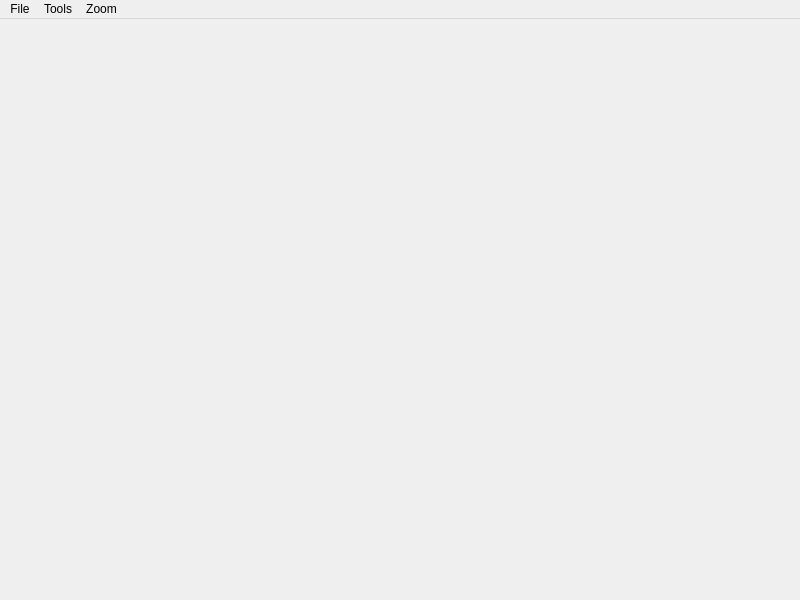
<?xml version="1.0" encoding="UTF-8"?>
<ui version="4.0">
 <class>MainWindow</class>
 <widget class="QMainWindow" name="MainWindow">
  <property name="windowModality">
   <enum>Qt::NonModal</enum>
  </property>
  <property name="geometry">
   <rect>
    <x>0</x>
    <y>0</y>
    <width>800</width>
    <height>600</height>
   </rect>
  </property>
  <property name="windowTitle">
   <string>iEuler</string>
  </property>
  <property name="documentMode">
   <bool>false</bool>
  </property>
  <widget class="QWidget" name="container">
   <layout class="QHBoxLayout" name="horizontalLayout">
    <property name="leftMargin">
     <number>0</number>
    </property>
    <property name="topMargin">
     <number>0</number>
    </property>
    <property name="rightMargin">
     <number>0</number>
    </property>
    <property name="bottomMargin">
     <number>0</number>
    </property>
   </layout>
  </widget>
  <widget class="QMenuBar" name="menuBar">
   <property name="geometry">
    <rect>
     <x>0</x>
     <y>0</y>
     <width>800</width>
     <height>31</height>
    </rect>
   </property>
   <widget class="QMenu" name="menuTools">
    <property name="title">
     <string>Tools</string>
    </property>
    <addaction name="actionShow_command_panel"/>
    <addaction name="actionRestart_core"/>
   </widget>
   <widget class="QMenu" name="menuZoom">
    <property name="title">
     <string>Zoom</string>
    </property>
    <addaction name="action100"/>
    <addaction name="action150"/>
    <addaction name="action200"/>
   </widget>
   <widget class="QMenu" name="menuFile">
    <property name="title">
     <string>File</string>
    </property>
    <addaction name="actionNew"/>
    <addaction name="actionOpen"/>
    <addaction name="actionSave"/>
    <addaction name="actionExport"/>
    <addaction name="actionClose"/>
   </widget>
   <addaction name="menuFile"/>
   <addaction name="menuTools"/>
   <addaction name="menuZoom"/>
  </widget>
  <action name="actionShow_command_panel">
   <property name="checkable">
    <bool>false</bool>
   </property>
   <property name="text">
    <string>Show command panel</string>
   </property>
   <property name="shortcut">
    <string>Ctrl+Shift+P</string>
   </property>
  </action>
  <action name="action100">
   <property name="text">
    <string>100%</string>
   </property>
   <property name="shortcut">
    <string>Ctrl+0</string>
   </property>
  </action>
  <action name="action150">
   <property name="text">
    <string>150%</string>
   </property>
   <property name="shortcut">
    <string>Ctrl+1</string>
   </property>
  </action>
  <action name="action200">
   <property name="text">
    <string>200%</string>
   </property>
   <property name="shortcut">
    <string>Ctrl+2</string>
   </property>
  </action>
  <action name="actionNew">
   <property name="text">
    <string>New</string>
   </property>
   <property name="shortcut">
    <string>Ctrl+N</string>
   </property>
  </action>
  <action name="actionClose">
   <property name="text">
    <string>Close tab</string>
   </property>
   <property name="shortcut">
    <string>Ctrl+W</string>
   </property>
  </action>
  <action name="actionSave">
   <property name="text">
    <string>Save</string>
   </property>
   <property name="shortcut">
    <string>Ctrl+S</string>
   </property>
  </action>
  <action name="actionOpen">
   <property name="text">
    <string>Open</string>
   </property>
   <property name="shortcut">
    <string>Ctrl+O</string>
   </property>
  </action>
  <action name="actionExport">
   <property name="text">
    <string>Export</string>
   </property>
   <property name="shortcut">
    <string>Ctrl+E</string>
   </property>
  </action>
  <action name="actionRestart_core">
   <property name="text">
    <string>Restart core</string>
   </property>
   <property name="shortcut">
    <string>Ctrl+R</string>
   </property>
  </action>
 </widget>
 <resources/>
 <connections/>
</ui>
